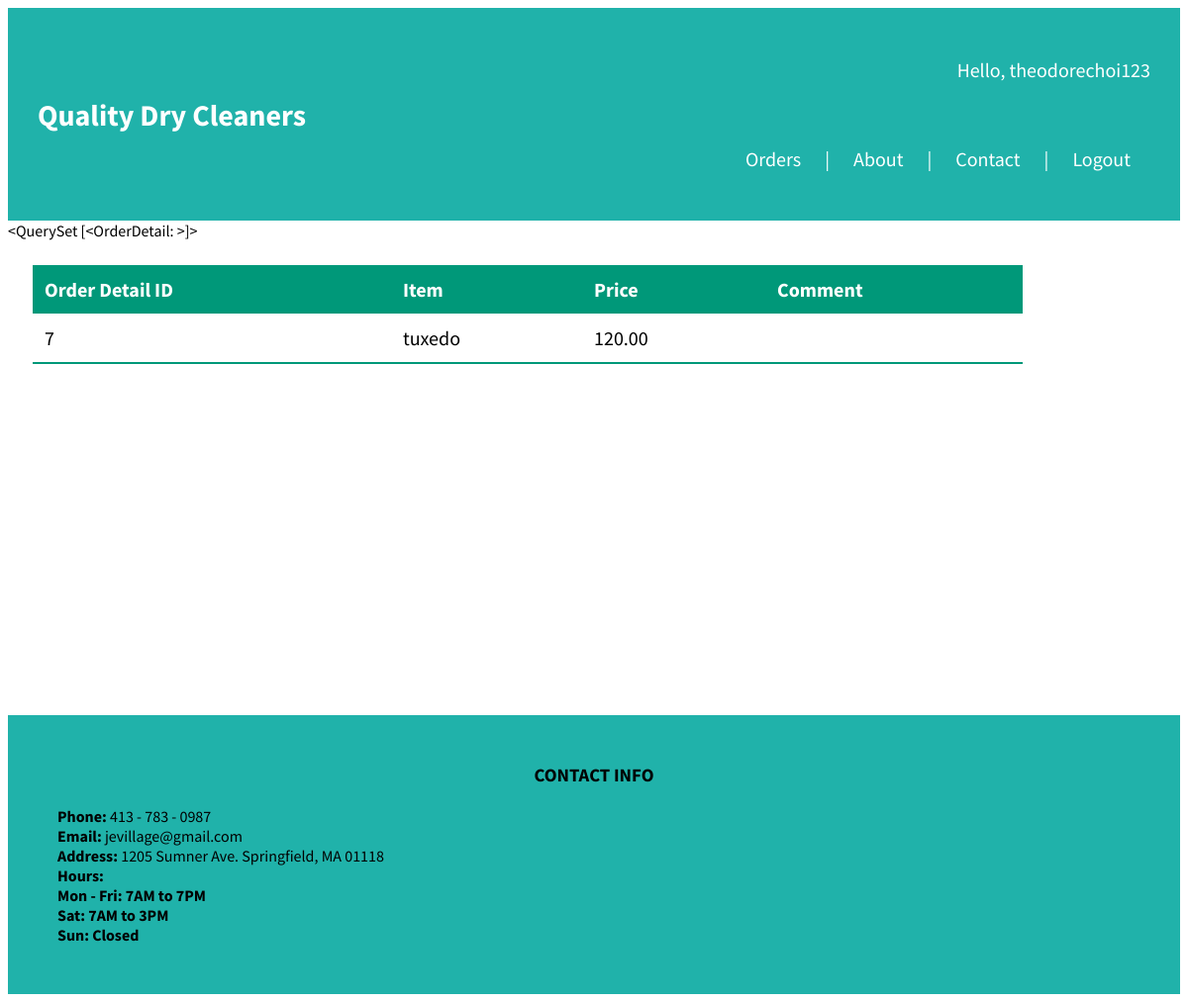
Page /orderDetail/2/ (signed in) on the committed database.
### account/models.py (models this page shows, shortened)
class Account(AbstractBaseUser):
	email 					= models.EmailField(verbose_name='email', max_length=60, unique=True)
	first_name				= models.CharField(max_length=30)
	last_name				= models.CharField(max_length=30)
	username 				= models.CharField(max_length=30, unique=True)
	date_joined				= models.DateTimeField(verbose_name='date joined', auto_now_add=True)
	last_login 				= models.DateTimeField(verbose_name='last login', auto_now=True)
	is_admin 				= models.BooleanField(default=False)
	is_active 				= models.BooleanField(default=True)
	is_staff 				= models.BooleanField(default=False)
	is_superuser 			= models.BooleanField(default=False)
	USERNAME_FIELD = 'email' #This is how you login to the website (using email)
	REQUIRED_FIELDS = ['username', 'first_name', 'last_name',]
	objects = MyAccountManager()

### orderDetail/models.py (models this page shows)
class OrderDetail(models.Model):
	orderDetailID = models.BigAutoField(primary_key=True)
	item = models.TextField()
	price = models.TextField()
	comment = models.TextField()
	orderID_ID = models.ForeignKey(UserOrder, on_delete=models.CASCADE, db_column='orderID')
	def __str__(self):
		return ''

### orderDetail/views.py (the view)
# urls.py: path('orderDetail/<int:orderID>/', OrderDetailView, name="orderDetail"),
def OrderDetailView(request, orderID):
    context = {}
    orderDetail = OrderDetail.objects.filter(orderID_ID=orderID)
    context['orderDetail'] = orderDetail
    print(f'order_id: {orderID}')
    return render(request, 'orderDetail/orderDetail.html', context)

### orderDetail/templates/orderDetail/orderDetail.html
{% extends 'base.html' %}
{% block content %}
<div class="orders">
    {{orderDetail}}
    <div>
		<table class="content-table">
			<thead>
				<tr>
					<th>Order Detail ID</th>
					<th>Item</th>
					<th>Price</th>
					<th>Comment</th>
				</tr>
			</thead>
			<tbody>
				{% for i in orderDetail %}
				<tr>
					<td>{{ i.orderDetailID }}</td>
					<td>{{ i.item }}</td>
					<td>{{ i.price }}</td>
					<td>{{ i.comment }}</td>
				</tr>
				{% endfor %}
			</tbody>
		</table>
	</div>
</div>
{% endblock content %}

### templates/base.html (shortened to what this page needs)
<!DOCTYPE html>
{% load static %}
<html>
<head>
	<link rel="stylesheet" type= "text/css" href="{% static 'css/style.css' %}">
	<div class="header">
		<nav>
			<h1><a id="company_name" href="{% url 'home' %}">Quality Dry Cleaners</a></h1>
			<div class="links">
				{% if request.user.is_authenticated %}
					<p class="username_greeting">Hello, {{request.user.username}}</p> <br>
					<p><a id="small_buttons" href="{% url 'order' %}">Orders</a> | <a id="small_buttons" href="{% url 'home' %}#about">About</a> | <a id="small_buttons" href="#contact">Contact</a> | <a id="small_buttons" href="{% url 'logout' %}">Logout</a></p>
				{% else %}
					<p><a id="small_buttons" href="{% url 'home' %}#about">About</a> | <a id="small_buttons" href="#contact">Contact</a> | <a id="small_buttons" href="{% url 'register' %}">Register</a> | <a id="small_buttons" href="{% url 'login' %}">Login</a></p>
				{% endif %}
			</div>
		</nav>
	</div>
</head>
<body>
	{% block content %}
	{% endblock content %}
</body>
<footer>
	<div class="footer">
		<div id="contact">
			<h3 id="contact-title">
				CONTACT INFO
			</h3>
			<p id="contact-para">
				<b>Phone: </b>413 - 783 - 0987<br>
				<b>Email: </b>jevillage@gmail.com<br>
				<b>Address: </b>1205 Sumner Ave. Springfield, MA 01118<br>
				<b>Hours: </b><br>
				<b>Mon - Fri: 7AM to 7PM<br>
				Sat: 7AM to 3PM<br>
				Sun: Closed</b>
			</p>
		</div>
	</div>
</footer>
</html>

### static/css/style.css (style rules this page uses)
.header { padding: 30px; background: lightseagreen; color: white; font-size: 20px; }
#company_name { color: white; }
.orders { height: 500px; }
.content-table { border-collapse: collapse; color: black; margin: 25px; font-size: 20px; min-width: 1000px; }
.content-table thead tr { background-color: #009879; color: #ffffff; text-align: left; }
.content-table th, .content-table td { padding: 12px; }
.content-table tbody tr { border-bottom: 1px solid #dddddd; }
.content-table tbody tr:last-of-type { border-bottom: 2px solid #009879; }
* { font-family: 'Source Sans Pro', sans-serif; }
html { scroll-behavior: smooth; }
a { text-decoration: none; color: black; }
nav { display: flex; align-items: center; justify-content: space-between; }
.links { float: right; }
.username_greeting { text-align: end; color: white; }
#small_buttons { text-align: end; margin: 0px; padding: 20px; width: 500px; height: 100px; background-color: #20B2AA; color: white; border: none; }
.footer { padding: 30px; background-color: #20B2AA; color: black; scroll-behavior: smooth; }
#contact-title { font-weight: bold; text-align: center; }
#contact-para { text-align: left; margin: 20px; }

### rows in the picture
Account: user.username "theodorechoi123"
OrderDetail: orderDetailID "7", item "tuxedo", price "120.00"

### other values in the picture
{{ orderDetail }} "<QuerySet [<OrderDetail: >]>"
